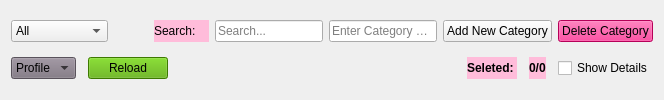
               <widget class="QWidget" name="bg_options" native="true">
                <property name="styleSheet">
                 <string notr="true"/>
                </property>
                <layout class="QGridLayout" name="gridLayout">
                 <item row="1" column="0">
                  <layout class="QHBoxLayout" name="horizontalLayout_6">
                   <property name="spacing">
                    <number>12</number>
                   </property>
                   <item>
                    <widget class="QComboBox" name="switch_profile_page_combobox">
                     <property name="cursor">
                      <cursorShape>PointingHandCursor</cursorShape>
                     </property>
                     <property name="styleSheet">
                      <string notr="true">background-color: rgb(125, 115, 127);</string>
                     </property>
                     <item>
                      <property name="text">
                       <string>Profile</string>
                      </property>
                     </item>
                     <item>
                      <property name="text">
                       <string>Page</string>
                      </property>
                     </item>
                    </widget>
                   </item>
                   <item>
                    <widget class="QPushButton" name="refresh_table_accounts_dashboard">
                     <property name="cursor">
                      <cursorShape>PointingHandCursor</cursorShape>
                     </property>
                     <property name="styleSheet">
                      <string notr="true">background-color: rgb(85, 170, 0);</string>
                     </property>
                     <property name="text">
                      <string>Reload</string>
                     </property>
                     <property name="icon">
                      <iconset resource="../ui/resources.qrc">
                       <normaloff>:/icons/images/icons8-reload-64.png</normaloff>:/icons/images/icons8-reload-64.png</iconset>
                     </property>
                     <property name="iconSize">
                      <size>
                       <width>20</width>
                       <height>20</height>
                      </size>
                     </property>
                    </widget>
                   </item>
                   <item>
                    <spacer name="horizontalSpacer_3">
                     <property name="orientation">
                      <enum>Qt::Horizontal</enum>
                     </property>
                     <property name="sizeHint" stdset="0">
                      <size>
                       <width>40</width>
                       <height>20</height>
                      </size>
                     </property>
                    </spacer>
                   </item>
                   <item>
                    <widget class="QLabel" name="seleted_accounts_2">
                     <property name="font">
                      <font>
                       <bold>true</bold>
                      </font>
                     </property>
                     <property name="styleSheet">
                      <string notr="true">background-color: rgb(255, 188, 218);</string>
                     </property>
                     <property name="text">
                      <string>Seleted: </string>
                     </property>
                    </widget>
                   </item>
                   <item>
                    <widget class="QLabel" name="seleted_accounts">
                     <property name="font">
                      <font>
                       <bold>true</bold>
                      </font>
                     </property>
                     <property name="styleSheet">
                      <string notr="true">background-color: rgb(255, 188, 218);</string>
                     </property>
                     <property name="text">
                      <string>0/0</string>
                     </property>
                    </widget>
                   </item>
                   <item>
                    <widget class="QCheckBox" name="show_details">
                     <property name="cursor">
                      <cursorShape>PointingHandCursor</cursorShape>
                     </property>
                     <property name="text">
                      <string>Show Details</string>
                     </property>
                    </widget>
                   </item>
                  </layout>
                 </item>
                 <item row="0" column="0">
                  <layout class="QHBoxLayout" name="horizontalLayout_5">
                   <item>
                    <widget class="QComboBox" name="category_filter_combobox">
                     <property name="cursor">
                      <cursorShape>PointingHandCursor</cursorShape>
                     </property>
                     <property name="styleSheet">
                      <string notr="true"/>
                     </property>
                     <property name="sizeAdjustPolicy">
                      <enum>QComboBox::AdjustToContents</enum>
                     </property>
                     <item>
                      <property name="text">
                       <string>All</string>
                      </property>
                     </item>
                     <item>
                      <property name="text">
                       <string>Check Point</string>
                      </property>
                     </item>
                    </widget>
                   </item>
                   <item>
                    <spacer name="horizontalSpacer_4">
                     <property name="orientation">
                      <enum>Qt::Horizontal</enum>
                     </property>
                     <property name="sizeHint" stdset="0">
                      <size>
                       <width>40</width>
                       <height>20</height>
                      </size>
                     </property>
                    </spacer>
                   </item>
                   <item>
                    <widget class="QLabel" name="label_6">
                     <property name="styleSheet">
                      <string notr="true">background-color: rgb(255, 188, 218);</string>
                     </property>
                     <property name="text">
                      <string>Search:    </string>
                     </property>
                    </widget>
                   </item>
                   <item>
                    <widget class="QLineEdit" name="search_accs">
                     <property name="placeholderText">
                      <string>Search...</string>
                     </property>
                    </widget>
                   </item>
                   <item>
                    <widget class="QLineEdit" name="enter_category_line_edit">
                     <property name="placeholderText">
                      <string>Enter Category Name</string>
                     </property>
                    </widget>
                   </item>
                   <item>
                    <widget class="QPushButton" name="add_new_category_btn">
                     <property name="cursor">
                      <cursorShape>PointingHandCursor</cursorShape>
                     </property>
                     <property name="styleSheet">
                      <string notr="true"/>
                     </property>
                     <property name="text">
                      <string>Add New Category</string>
                     </property>
                     <property name="icon">
                      <iconset resource="../ui/resources.qrc">
                       <normaloff>:/icons/images/icons8-add-64.png</normaloff>:/icons/images/icons8-add-64.png</iconset>
                     </property>
                     <property name="iconSize">
                      <size>
                       <width>20</width>
                       <height>20</height>
                      </size>
                     </property>
                    </widget>
                   </item>
                   <item>
                    <widget class="QPushButton" name="delete_category_btn">
                     <property name="cursor">
                      <cursorShape>PointingHandCursor</cursorShape>
                     </property>
                     <property name="styleSheet">
                      <string notr="true">background-color: rgb(255, 0, 123);</string>
                     </property>
                     <property name="text">
                      <string>Delete Category</string>
                     </property>
                     <property name="icon">
                      <iconset resource="../ui/resources.qrc">
                       <normaloff>:/icons/images/icons8-delete-64.png</normaloff>:/icons/images/icons8-delete-64.png</iconset>
                     </property>
                     <property name="iconSize">
                      <size>
                       <width>20</width>
                       <height>20</height>
                      </size>
                     </property>
                    </widget>
                   </item>
                  </layout>
                 </item>
                </layout>
               </widget>
